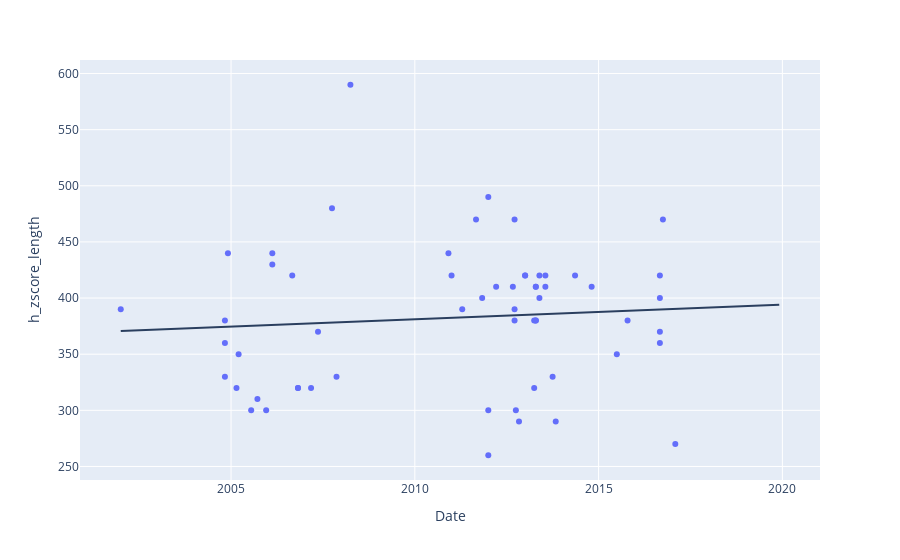

Notebook code cell kept with this figure:
### Code cell
fig = px.scatter(plot_df, x="Date", y="h_zscore_length", hover_data=['Virus_name'], )
fig.add_shape(type="line",
              x0=plot_df.Date.min(), 
              y0=y[0], 
              x1=plot_df.Date.max(), 
              y1=y[1],
             )
# fig.update(layout_xaxis_range=[0,620])
fig.show()

### Figure 1 — Plotly figure (JSON) as saved in the notebook; plotly's stock layout.template omitted (floating-point values rounded to 4 significant figures)
{"data": [{"customdata": [["RpShaanxi2011"], ["HuB2013"], ["279_2005"], ["Rm1"], ["JL2012"], ["JTMC15"], ["HeB2013"], ["SX2013"], ["Jiyuan-84"], ["Rf1"], ["GX2013"], ["Rp3"], ["Rf4092"], ["Rs4231"], ["WIV16"], ["Rs4874"], ["YN2018B"], ["Rs7327"], ["Rs9401"], ["Rs4084"], ["RsSHC014"], ["Rs3367"], ["WIV1"], ["YN2018C"], ["As6526"], ["YN2018D"], ["Rs4081"], ["Rs4255"], ["Rs4237"], ["Rs4247"], ["Rs672"], ["YN2018A"], ["YN2013"], ["Anlong-103"], ["Anlong-112"], ["HSZ-Cc"], ["YNLF_31C"], ["YNLF_34C"], ["F46"], ["SC2018"], ["LYRa11"], ["Yunnan2011"], ["Longquan_140"], ["HKU3-1"], ["HKU3-3"], ["HKU3-2"], ["HKU3-4"], ["HKU3-5"], ["HKU3-6"], ["HKU3-10"], ["HKU3-9"], ["HKU3-11"], ["HKU3-13"], ["HKU3-12"], ["HKU3-7"], ["HKU3-8"], ["CoVZC45"], ["CoVZXC21"], ["Wuhan-Hu-1"], ["BtKY72"], ["BM48-31"], ["RaTG13"], ["P4L"], ["P5L"], ["P5E"], ["P1E"], ["P2V"], ["Pangolin-CoV"]], "hovertemplate": "Date=%{x}<br>h_zscore_length=%{y}<br>Virus_name=%{customdata[0]}<extra></extra>", "legendgroup": "", "marker": {"color": "#636efa", "symbol": "circle"}, "mode": "markers", "name": "", "orientation": "v", "showlegend": false, "type": "scatter", "x": ["2011-09-01", "2013-04-01", "2004-11-01", "2004-11-01", "2012-10-01", "2013-10-01", "2013-04-01", "2013-11-01", "2012-01-01", "2004-11-01", "2012-11-01", "2004-12-01", "2012-09-18", "2013-04-17", "2013-07-21", "2013-07-21", "2016-09-01", "2014-10-24", "2015-10-16", "2012-09-18", "2011-04-17", "2012-03-19", "2012-09-01", "2016-09-01", "2014-05-12", "2016-09-01", "2012-09-18", "2013-04-17", "2013-04-17", "2013-04-17", "2006-09-01", "2016-09-01", "2010-12-01", "2013-01-01", "2013-01-01", "2002-01-01", "2013-05-23", "2013-05-23", "2012-01-01", "2016-10-01", "2011-01-01", "2011-11-01", "2012-01-01", "2005-02-17", "2005-03-17", "2005-02-24", "2005-07-20", "2005-09-20", "2005-12-16", "2006-10-28", "2006-10-28", "2007-03-07", "2007-11-15", "2007-05-15", "2006-02-15", "2006-02-15", "2017-02-01", "2015-07-01", "2019-12-01", "2007-10-01", "2008-04-01", "2013-07-24", "2017-01-01", "2017-01-01", "2017-01-01", "2017-01-01", "2017-01-01", "2019-03-01"], "xaxis": "x", "y": [470, 380, 330, 360, 300, 330, 320, 290, 300, 380, 290, 440, 470, 380, 410, 420, 370, 410, 380, 380, 390, 410, 410, 420, 420, 360, 390, 380, 410, 410, 420, 400, 440, 420, 420, 390, 420, 400, 490, 470, 420, 400, 260, null, 350, 320, 300, 310, 300, 320, 320, 320, 330, 370, 430, 440, 270, 350, null, 480, 590, null, null, null, null, null, null, null], "yaxis": "y"}], "layout": {"autosize": true, "legend": {"tracegroupgap": 0}, "margin": {"t": 60}, "shapes": [{"type": "line", "x0": "2002-01-01", "x1": "2019-12-01", "y0": 370.7, "y1": 393.9}], "xaxis": {"anchor": "y", "autorange": true, "domain": [0, 1], "range": ["2000-11-24 04:39:39.2388", "2021-01-06 19:20:20.7612"], "title": {"text": "Date"}, "type": "date"}, "yaxis": {"anchor": "x", "autorange": true, "domain": [0, 1], "range": [234.4, 615.6], "title": {"text": "h_zscore_length"}, "type": "linear"}}}
